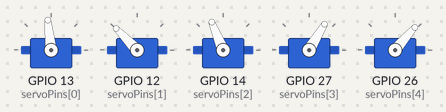
A sketch run on a simulated ESP32. Shown: 5 × servo.

Above: at 0.05 s.
At 0.5 s:
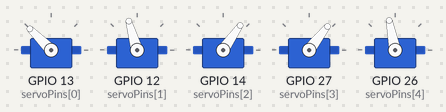
At 0.75 s:
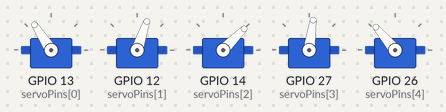
At 1.0 s:
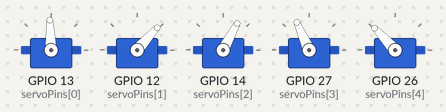
At 1.45 s:
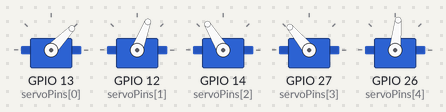
At 1.95 s:
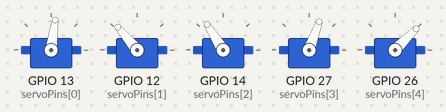
Timing chart, 0 to 4.6 s (numbered marks = the images above):
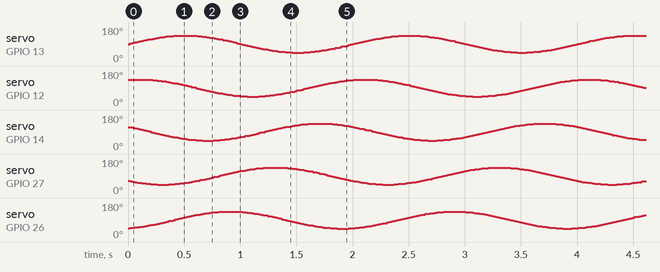

The sketch:

Test_Code_251028.ino
```cpp
#include <ESP32Servo.h>
#include <math.h>

// config
const int numServos = 5;
const int servoPins[numServos] =  {13, 12, 14, 27, 26};

// params
float amplitude = 45.0;                  // swing size in degrees
float frequency = 0.5;                   // Hz
float phaseShift = TWO_PI / numServos;   // radians between servos
float center = 90.0;                     // neutral angle

unsigned long startTime;
const int updateDelay = 20;              // ms

Servo servos[numServos];

int adjustAngle(float a) {
  if (a < 0) a = 0;
  if (a > 180) a = 180;
  return (int)(a + 0.5f);
}

void setup() {
  // Optional, but helps with some ESP32 boards/libraries
  // ESP32PWM::allocateTimer(0);
  // ESP32PWM::allocateTimer(1);
  // ESP32PWM::allocateTimer(2);
  // ESP32PWM::allocateTimer(3);

  for (int i = 0; i < numServos; i++) {
    servos[i].setPeriodHertz(50);                    // standard servo frequency
    servos[i].attach(servoPins[i], 500, 2400);       // min/max pulse width in us
    servos[i].write(adjustAngle(center));            // start at center
  }

  startTime = millis();

}

void loop() {
  float t = (millis() - startTime) / 1000.0f;
  float omega = TWO_PI * frequency;

  for (int i = 0; i < numServos; i++) {
    float phase = i * phaseShift;
    float angle = center + amplitude * sinf(omega * t + phase);
    servos[i].write(adjustAngle(angle));
  }

  delay(updateDelay);
}
```
